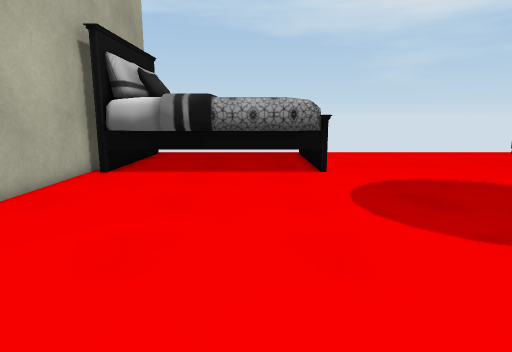
[1] (above)

16 first-person views from a walk through a 3-D level made in the Unity game engine. The camera is 1.3 m above the floor, tilts 10° down and sees 75° across. The floor is counted in squares, 0.5 m on a side. Each view is taken from the middle of a square. On the plan, view 1 faces up. The plan holds only what a view shows up to about 20 squares ahead; the rest is blank. The player is left out. Some surface patterns are stand-ins.

[2]
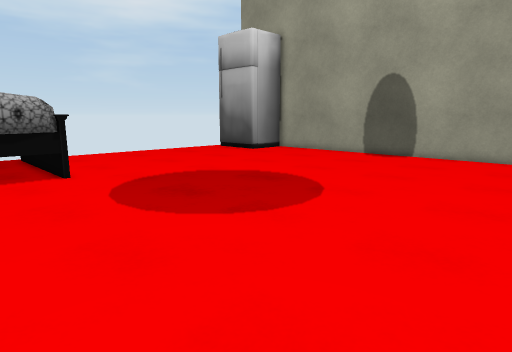

[3]
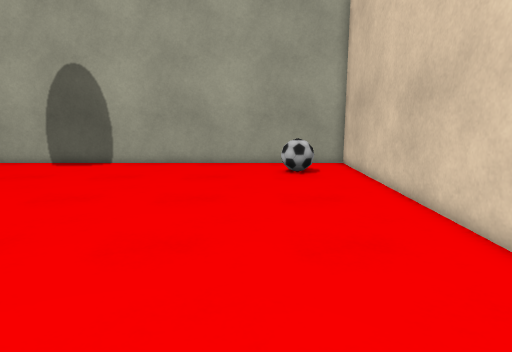

[4]
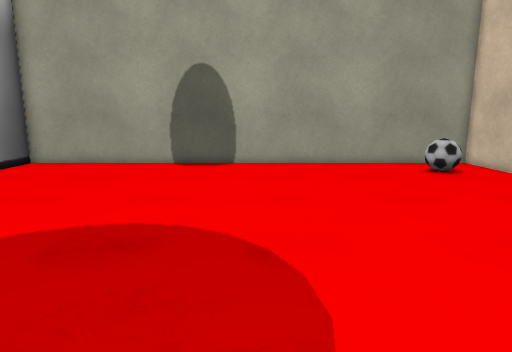

[5]
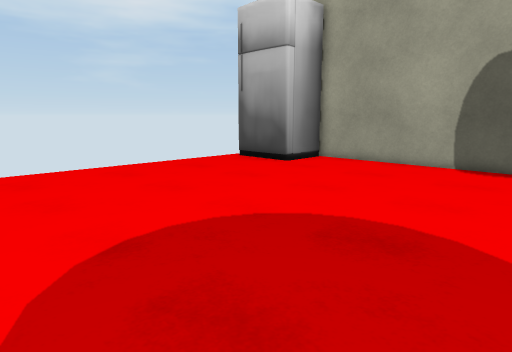

[6]
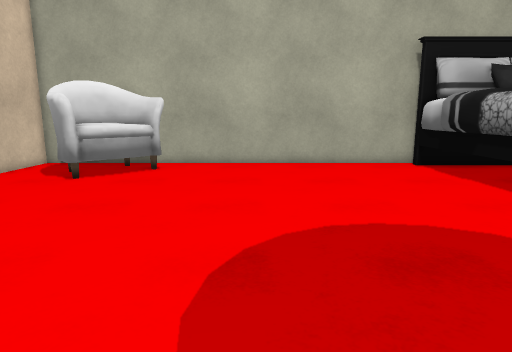

[7]
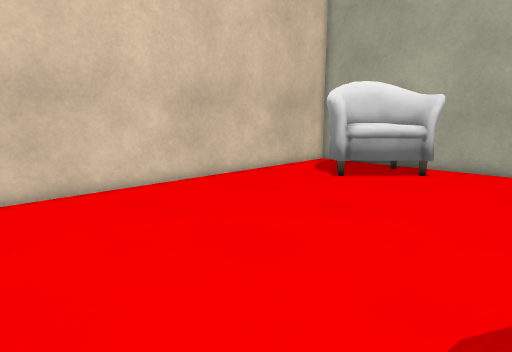

[8]
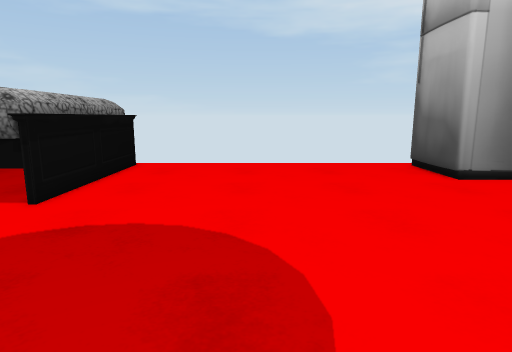

[9]
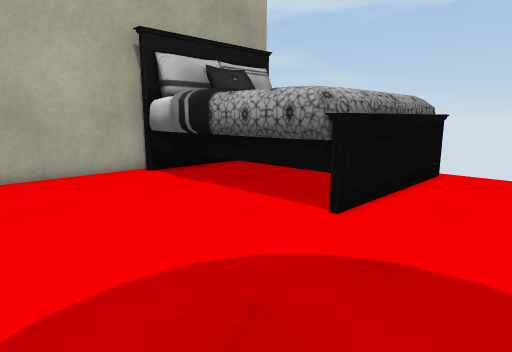

[10]
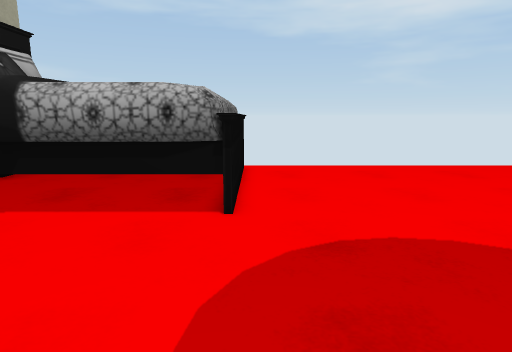

[11]
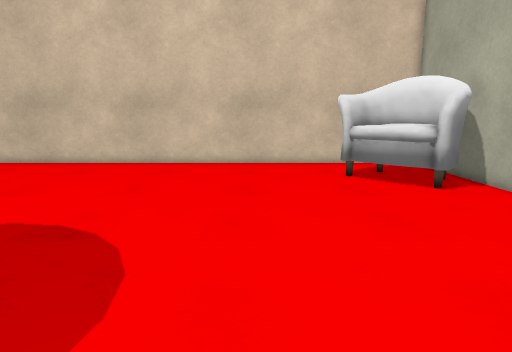

[12]
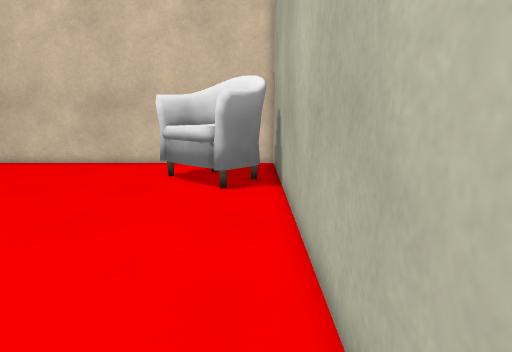

[13]
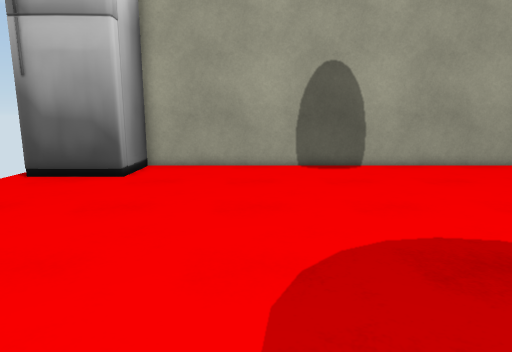

[14]
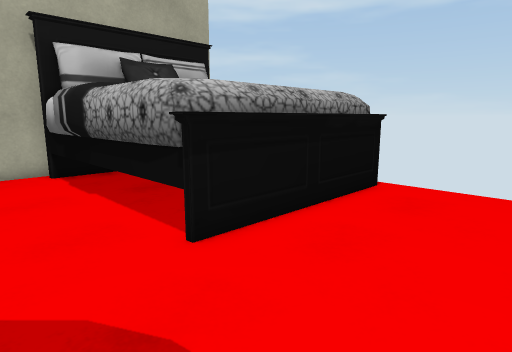

[15]
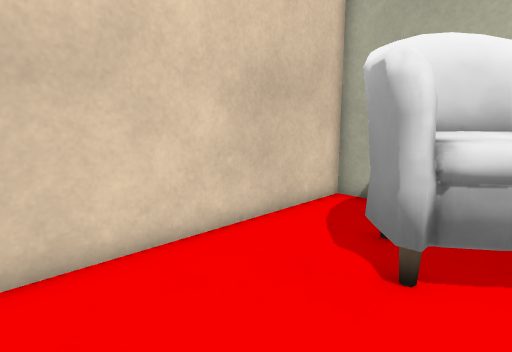

[16]
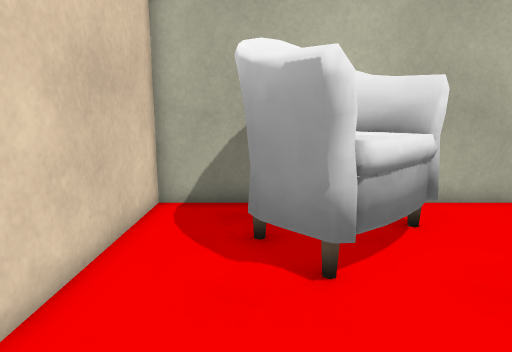

### Floor plan
Key: @ floor where view 1 was taken; # wall or solid block; . floor; B bed; A ball; F fridge; C chair.
Columns run from 8 left of view 1 to 22 right of it. Each row starts with its distance up from view 1.
 24  BB        B..............F#
 23  BB        B..............F
 22  BB        B..............#
 21  BBB       B..............F
 20  BBB       B..............F####
 19  BBB       B..................#
 18  BB   B    B..................#
 17 #BB   B   BB..................#
 16 #BBBBBBBBBBB..................#
 15 #...BBB.......................#
 14 #.............................#
 13 #.............................#
 12 #.............................#
 11 #.............................#
 10 #.............................#
  9 #.............................#
  8 #.............................#
  7 #.............................#
  6 #.............................#
  5 #.............................#
  4 #.............................#
  3 #.............................#
  2 #CCC..........................#
  1 #CCCC.........................#
  0 #CCCCC..@.....................#
 -1 #CCCCC.....................A..#
 -2 #.CCCC....................AA .#
 -3 #..........................A..#
 -4 #.............................#
 -5 ###############################

Positions as (right, up) in squares from view 1, and headings:
1: (0, 0), facing up
2: (-1, 0), facing up-right
3: (3, 0), facing right
4: (3, 7), facing right
5: (3, 7), facing up-right
6: (11, 7), facing left
7: (10, 7), facing down-left
8: (10, 6), facing up
9: (8, 8), facing up-left
10: (4, 7), facing up
11: (1, 14), facing down
12: (-7, 14), facing down
13: (4, 14), facing right
14: (9, 12), facing up-left
15: (2, 1), facing down-left
16: (2, -2), facing left
